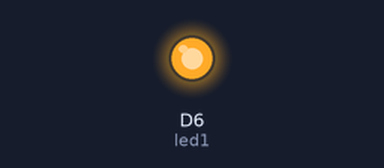
The sketch below on a simulated ESP8266 (NodeMCU). Parts: output pins drawn as LEDs (lit = HIGH).

Above: at 0.8 s.
At 21.4 s:
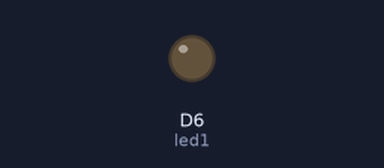
Timing chart, 0 to 24.1 s (numbered marks = the images above):
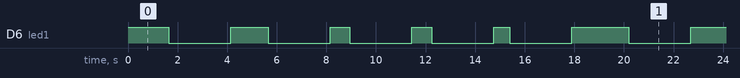

Measured:
- by itself, D6 (led1): repeats every 18.6 s: LOW 2.5 s, HIGH 1.5 s, 2 × (LOW 2.5 s, HIGH 0.80 s), LOW 2.5 s, HIGH 0.65 s, LOW 2.5 s, HIGH 2.3 s
- by itself, everything shown: repeats every 18.6 s, in 12 steps

The sketch:

BlinkyName.ino
```cpp
int led1 = D6; //declaring Led1 as variable on D6

int jordan[22] = { 0,1,1,1,2,1,1,1,2,0,1,0,2,1,0,0,2,0,1,2,1,0 }; // an array for name elements of different

int count = sizeof(jordan)/sizeof(jordan[0]); // getting the size of the array if someone was to add or take away values

void setup() {

    pinMode(led1, OUTPUT); //declaring Led1 as an output

}

void Dash()
{
    digitalWrite(led1, HIGH);
    delay(500); // delaying for .5 seconds for dash
    digitalWrite(led1, LOW);
    return;
}

void Dot()
{
    digitalWrite(led1, HIGH);
    delay(150); // delaying for .15 seconds for dot
    digitalWrite(led1, LOW);
    return;

}

void space()
{
    delay(2500); // delaying for 2.5 seconds for spaces in my name
    return;
}


void loop() {
    // To blink the LED, first we'll turn it on...
    for (int i = 0; i < count; i++) // counting the for loop
    {
        if (jordan[i] == 0) Dot(); //dots are represented with 0s
        else if (jordan[i] == 1) Dash(); // dashes are represented with 1s
        else space(); //spaces are declared as int 2, they are a space inbetween letters of names
    }

}
```
